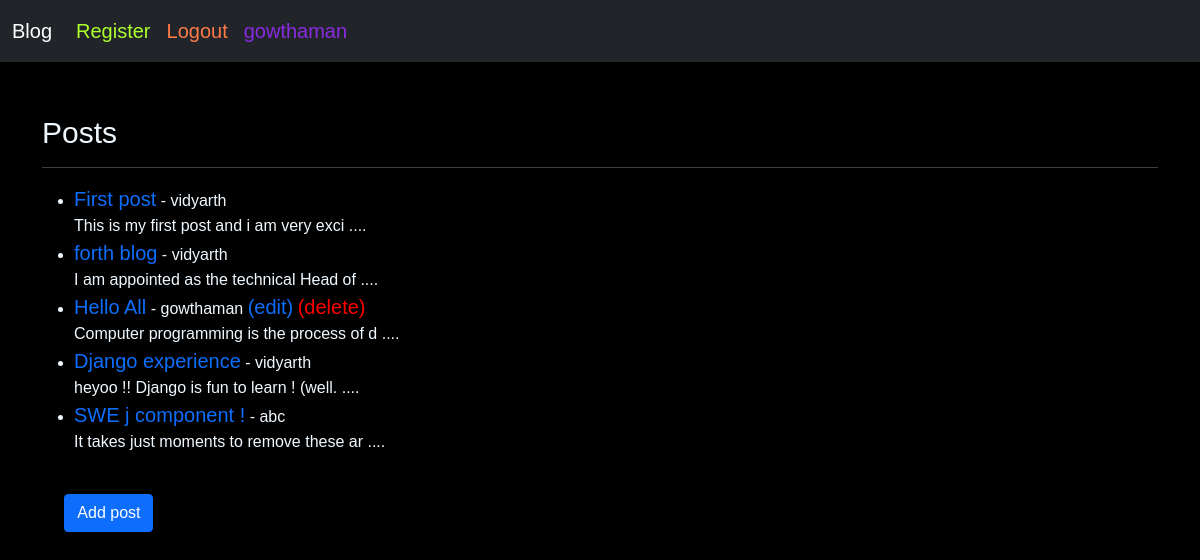
The page / (signed in) on the database its author committed.
### myblog/models.py (models this page shows, shortened)
class post(models.Model):
    title = models.CharField(max_length=25)
    author = models.ForeignKey(User, on_delete=models.CASCADE)
    body = models.TextField()

### myblog/views.py (the view)
# urls.py: path('', homeview.as_view(), name = "home"),
class homeview(ListView):
    model = post
    template_name = "home.html"

### myblog/templates/home.html
{% extends 'base.html' %}
{% block content %}
    <br>
    <br>
    <h1>Posts</h1>
    <hr>
    <ul>
    {% for i in object_list %}
        <li><a href="{% url 'article' pk=i.pk %}">{{i.title}}</a> - {{i.author}}
            {% if user.id == i.author.id %}
                <a href="{% url 'update' pk=i.pk %}">(edit)</a>
                <a href="{% url 'delete' pk=i.pk %}" style="color:red">(delete)</a>
            {% endif %}
        <br>
        {{i.body|slice:":40"}} .... </li>
    {% endfor %}
    </ul>
    <br>
    {% if user.is_authenticated %}
        <a href="{% url 'add'  %}" class="btn btn-primary" style="margin-left: 2%;">Add post</a> <br>
    {% endif %}
{% endblock %}

### myblog/templates/base.html (shortened to what this page needs)
<!doctype html>
<html lang="en">
<head>
    <link href="https://cdn.jsdelivr.net/npm/bootstrap@5.1.3/dist/css/bootstrap.min.css" rel="stylesheet"
>
</head>
<body>
    <nav class="navbar navbar-expand-lg navbar-dark bg-dark" style="background-color: rgb(39, 38, 38);">
        <div class="container-fluid">
            <a class="navbar-brand" href="{% url 'home' %}" >Blog</a>
            <div class="collapse navbar-collapse" id="navbarNav">
                <ul class="navbar-nav">
                    <li class="nav-item">
                        <a class="nav-link active" aria-current="page" href="{% url 'register' %}" style="color:greenyellow">Register</a>
                    </li>
                    {% if user.is_authenticated %}
                    <li class="nav-item">
                        <a class="nav-link" href="{% url 'logout' %}" style="color: rgb(255, 121, 72)">Logout</a>
                    </li>
                    <li class="nav-item">
                        <a class="nav-link" href="#" style="color: blueviolet;">{{user}}</a>
                    </li>
                    {% else %}
                        <li class="nav-item">
                            <a class="nav-link" href="{% url 'login' %}">Login</a>
                        </li>
                    {% endif %}
                </ul>
            </div>
        </div>
    </nav>
    <div class="container">
        {% block content %}
        {% endblock %}
    </div>
</body>
</html>

### myblog/templates/base.html (style rules this page uses)
body { font-family: 'Gill Sans', 'Gill Sans MT', Calibri, 'Trebuchet MS', sans-serif; background-color: black; }
h1 { color: aliceblue; margin-top: 5px; font-size: 30px; }
a { text-decoration: none; font-size: 20px; }
li { color: aliceblue; }
hr { color: aliceblue; }

### rows shown on the page
post: title "First post", author "vidyarth", body "This is my first post and i am very exci"
post: title "forth blog", author "vidyarth", body "I am appointed as the technical Head of"
post: title "Hello All", author "gowthaman", shows "(edit)", body "Computer programming is the process of d"
post: title "Django experience", author "vidyarth", body "heyoo !! Django is fun to learn ! (well."
post: title "SWE j component !", author "abc", body "It takes just moments to remove these ar"

### other values the page prints
{{ user }} "gowthaman"
